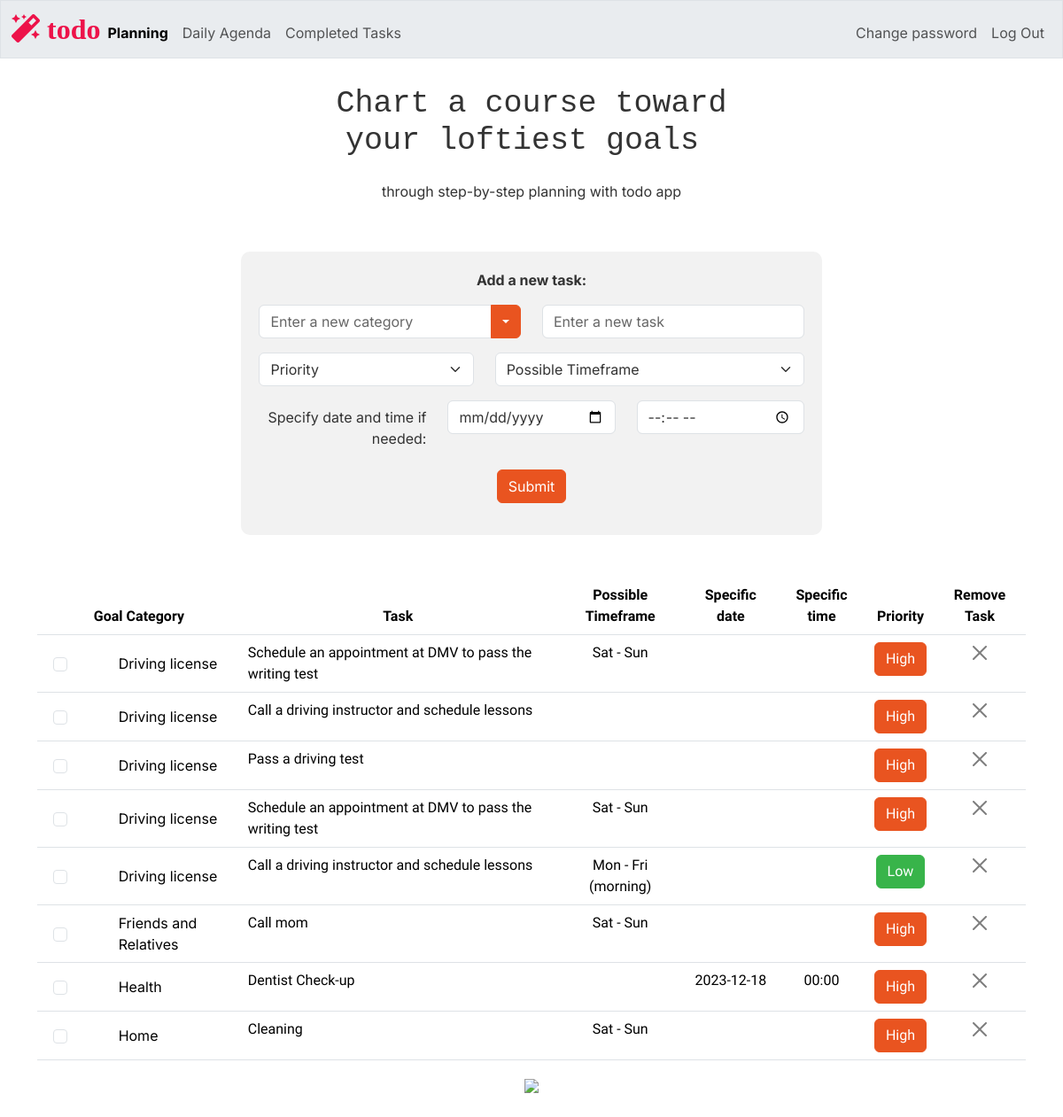
Before: / (signed in) with the older database file.
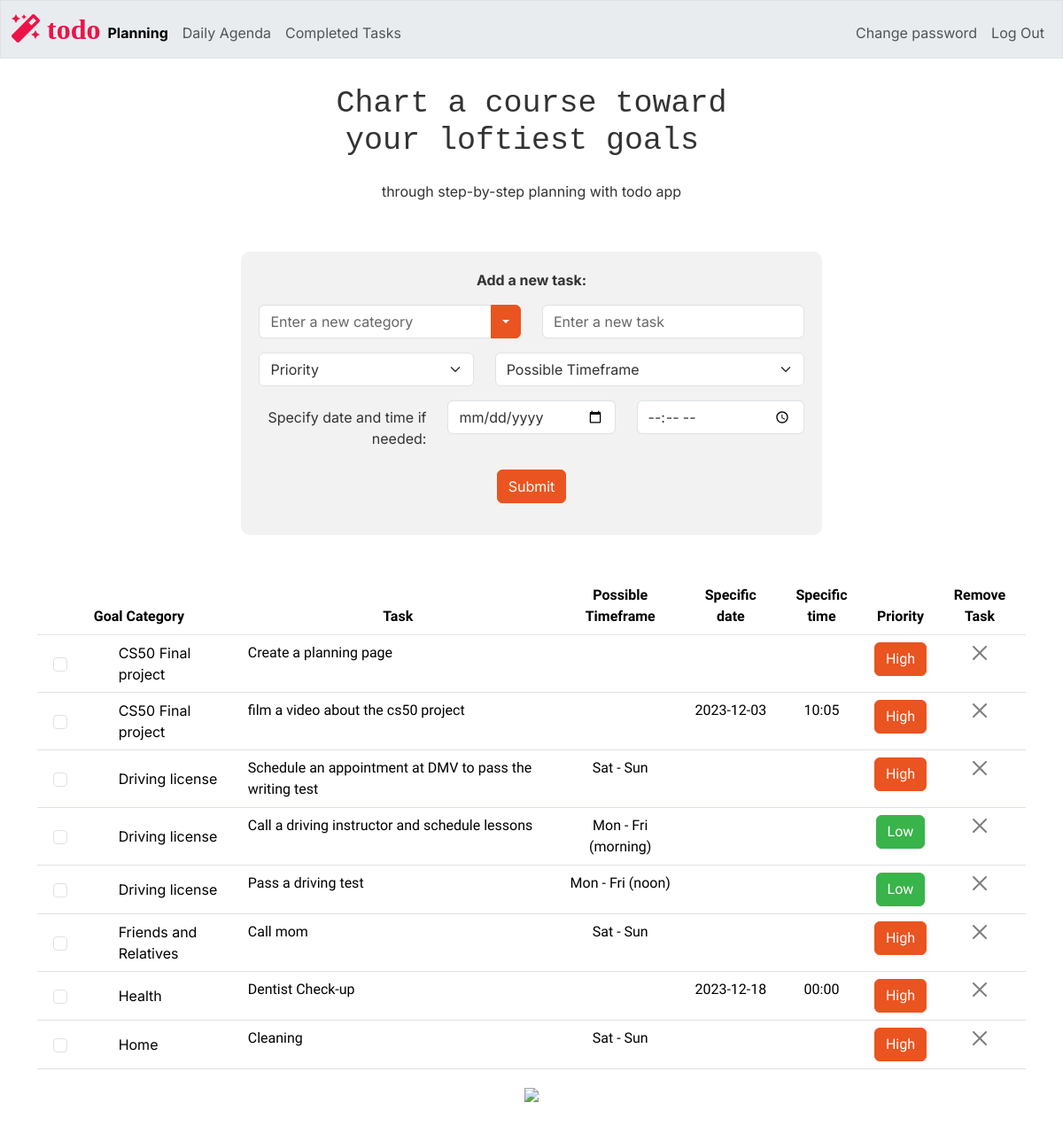
After: the same page with the newer database file.
### tables this page shows
CREATE TABLE tasks (
    id INTEGER PRIMARY KEY AUTOINCREMENT NOT NULL,
    users_id INTEGER NOT NULL,
    category TEXT NOT NULL,
    task TEXT NOT NULL,
    timeframe TEXT,
    priority TEXT,
    completion INTEGER DEFAULT 0,
    date DATE,
    time TIME,
    FOREIGN KEY (users_id) REFERENCES users(id)
);

### app.py (the view)
@app.route("/", methods=["GET", "POST"])
@login_required
def index():
    users_id = session["user_id"]
    tasks = db.execute("SELECT * FROM tasks WHERE users_id =? AND completion = 0 ORDER BY category", users_id)
    task_categories = db.execute("SELECT distinct category FROM tasks WHERE users_id =? ORDER BY category COLLATE NOCASE", users_id)
    welcome_message_h1 = "Chart a course toward\n your loftiest goals "
    welcome_message_p = "through step-by-step planning with todo app"
    return render_template("index.html", tasks=tasks, task_categories=task_categories, welcome_message_h1 = welcome_message_h1, welcome_message_p = welcome_message_p, current_page="planning")

### app.py (called while the page is built)
@app.after_request
def after_request(response):
    response.headers["Cache-Control"] = "no-cache, no-store, must-revalidate"
    response.headers["Expires"] = 0
    response.headers["Pragma"] = "no-cache"
    return response

### helpers.py (called while the page is built)
def login_required(f):
    @wraps(f)
    def decorated_function(*args, **kwargs):
        if session.get("user_id") is None:
            return redirect("/login")
        return f(*args, **kwargs)
    return decorated_function

### templates/index.html (shortened to what this page needs)
{% extends "layout.html" %}
{% block main %}
<div class="container container-fluid mt-3">
    <form method="POST" action="/add_task" class="mx-auto text-center mb-5" style="background-color: #f2f2f2; padding: 20px; border-radius: 10px; width: 60%;">
        <div class="col-sm-5 mx-auto">
            <label><b>Add a new task:</b></label>
        </div>
        <div class="mb-3 row mt-3">
            <div class="col-sm-6">
                <div class="input-group">
                    <input type="text" id="category" name="category" class="form-control" placeholder="Enter a new category" autocomplete="off" aria-label="Text input with dropdown button">
                    <button class="btn btn-primary dropdown-toggle" type="button" data-bs-toggle="dropdown" aria-expanded="false"></button>
                </div>
            </div>
            <div class="col-sm-6 mx-auto">
                <input type="text" class="form-control" id="task" name="task" placeholder="Enter a new task" autocomplete="off" required>
            </div>
        </div>
        <div class="mb-3 row">
            <div class="col-sm-5 mx-auto">
                <select class="form-select" id="priority" name="priority" required>
                    <option selected disabled>Priority</option>
                </select>
            </div>
            <div class="col-sm-7 mx-auto">
                <select class="form-select" id="timeframe" name="timeframe" required>
                    <option selected disabled>Possible Timeframe</option>
                </select>
            </div>
        </div>
        <div class="mb-3 row">
            <label for="date" class="col-sm-4 col-form-label text-end">Specify date and time if needed:</label>
            <div class="col-sm-4 mx-auto">
                <input type="date" class="form-control" id="date" name="date" autocomplete="off">
            </div>
            <div class="col-sm-4 mx-auto">
                <input type="time" class="form-control" id="time" name="time" autocomplete="off">
            </div>
        </div>
        <div class="mb-3 row">
            <div class="col-sm-4 mx-auto">
                <button type="submit" class="btn btn-primary">Submit</button>
            </div>
        </div>
    </form>
</div>
<table class="table">
    <thead>
        <tr>
            <th> Goal Category</th>
            <th> Task </th>
            <th> Possible Timeframe </th>
            <th> Specific date </th>
            <th> Specific time </th>
            <th> Priority </th>
            <th> Remove Task </th>
        </tr>
    </thead>
    <tbody>
        {% for task in tasks %}
            <tr id="todo_row_{{ task.id }}" >
                <td class="align-middle " style="text-align: left;">
                    <div class="d-flex align-items-center " >
                        <div class=" col-sm-2 d-flex justify-content-center align-items-center form-check" >
                            <input class="form-check-input completion-checkbox"
                                    type="checkbox"
                                    id="completion_{{ task.id }}"
                                    name="task_completion"
                                    data-task-id="{{ task.id }}"
                                    data-completion="{{ task.completion}}"
                                    onchange="updateTaskStatus(this)">
                        </div>
                        <label class="form-check-label ms-5" for="completion_{{ task.id }}">
                            {{ task.category }}
                        </label>
                    </div>
                </td>
                <td style="text-align: left;">{{ task.task }}</td>
                <td>{{ task.timeframe if (task.date is none or task.date =='') and task.timeframe is not none else '' }}</td>
                <td>{{ task.date or '' }}</td>
                <td>{{ task.time or '' }}</td>
                <td>
                    <button class="btn btn-primary {{ 'btn-success' if (task.priority or 'Low') == 'Low' else '' }}" onclick="changePriority({{ task.id }}, this)">{{ task.priority or 'Low' }}</button>
                </td>
                <td>
                    <button class="btn-close" data-bs-toggle="modal" data-bs-target="#deleteConfirmationModal_{{ task.id }}"></button>
                </td>
            </tr>
        {% endfor %}
    </tbody>
</table>
<img src="/static/planning2.png" class="wide-image">
{% endblock %}

### templates/layout.html (shortened to what this page needs)
<!DOCTYPE html>
<html lang="en">
<head>
    <link href="/static/bootstrap.min.css" rel="stylesheet">
    <link href="/static/styles.css" rel="stylesheet">
    <link rel="stylesheet" href="https://cdnjs.cloudflare.com/ajax/libs/font-awesome/5.15.3/css/all.min.css">
</head>
<body>
    <nav class="bg-light border navbar navbar-expand-md navbar-light fixed-top">
        <div class="container-fluid">
            <a class="site-logo" href="/"><span>
                <i class="fas fa-magic" style="color: #ed1249;"> todo</i></span></a>
            <div class="collapse navbar-collapse" id="navbar">
                {% if session["user_id"] %}
                    <ul class="navbar-nav me-auto mt-2">
                        <li class="nav-item"><a class="nav-link {% if current_page == 'planning' %}active{% endif %}" href="/">Planning</a></li>
                        <li class="nav-item"><a class="nav-link {% if current_page == 'agenda' %}active{% endif %}" href="/agenda">Daily Agenda</a></li>
                        <li class="nav-item"><a class="nav-link {% if current_page == 'completed' %}active{% endif %}" href="/completed">Completed Tasks</a></li>
                    </ul>
                    <ul class="navbar-nav ms-auto mt-2">
                        <li class="nav-item"><a class="nav-link" href="/password_change">Change password</a></li>
                        <li class="nav-item"><a class="nav-link" href="/logout">Log Out</a></li>
                    </ul>
                {% else %}
                    <ul class="navbar-nav ms-auto mt-2">
                        <li class="nav-item"><a class="nav-link" href="/register">Register</a></li>
                        <li class="nav-item"><a class="nav-link" href="/login">Log In</a></li>
                    </ul>
                {% endif %}
            </div>
        </div>
    </nav>
    <br>
    <br>
    <div class="container-fluid text-center mt-5">
        <h1 class="mb-4"><pre>{{ welcome_message_h1}} </pre>
        </h1>
        <p>{{ welcome_message_p }}</p>
    </div>
    <main class="container container-fluid py-4 text-center">
        {% block main %}{% endblock %}
    </main>
</body>
</html>

### static/styles.css (style rules this page uses)
nav .site-logo { font-size: xx-large; text-decoration: none; }
p, span, div, h1, button { font-family: 'Inter', sans-serif; }
body { background-color: # f6f5f4; }
.navbar-nav .nav-link.active { font-weight: bold; }

Changed rows visible on the page:
removed tasks: category "Driving license", task "Schedule an appointment at DMV to pass the writing test", date+timeframe "Sat - Sun", priority "High"
removed tasks: category "Driving license", task "Call a driving instructor and schedule lessons", priority "High"
removed tasks: category "Driving license", task "Pass a driving test", priority "High"
added tasks: category "CS50 Final project", task "Create a planning page", priority "High"
added tasks: category "CS50 Final project", task "film a video about the cs50 project", date "2023-12-03", time "10:05", priority "High"
added tasks: category "Driving license", task "Pass a driving test", date+timeframe "Mon - Fri (noon)", priority "Low"
